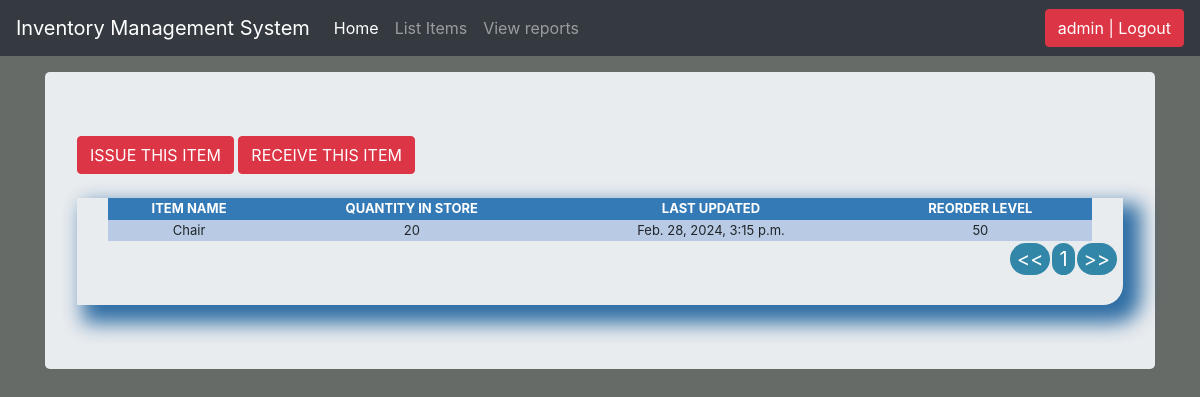
The page /stock_detail/2 (signed in) on the database as committed earlier.
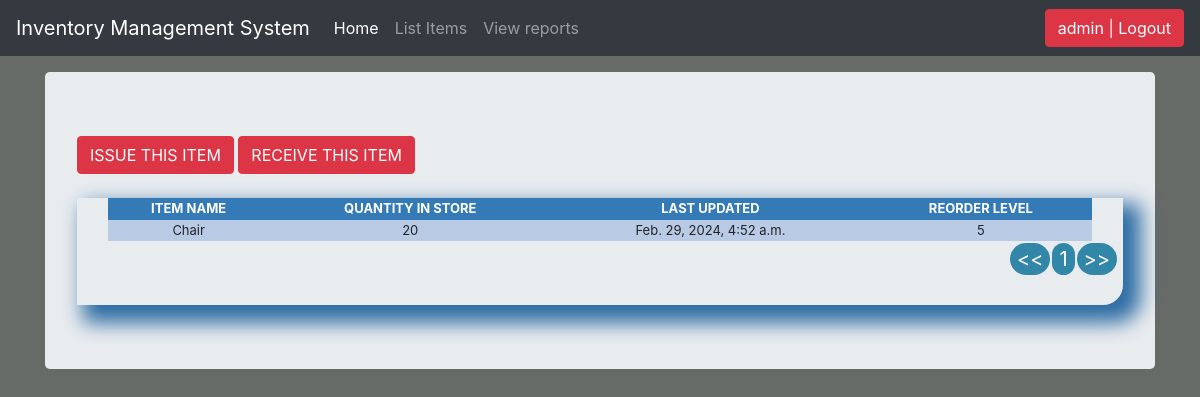
The same page on the database as committed later.
### ims/models.py (models this page shows, shortened)
class Stock(models.Model):
    category = models.ForeignKey(
        Category, on_delete=models.CASCADE, blank=True)
    item_name = models.CharField(max_length=50, blank=True, null=True)
    quantity = models.IntegerField(default="0", blank=True, null=True)
    receive_quantity = models.IntegerField(default="0", blank=True, null=True)
    receive_by = models.CharField(max_length=50, blank=True, null=True)
    issue_quantity = models.IntegerField(default="0", blank=True, null=True)
    issue_by = models.CharField(max_length=50, blank=True, null=True)
    issue_to = models.CharField(max_length=50, blank=True, null=True)
    phone_number = models.CharField(max_length=50, blank=True, null=True)
    created_by = models.CharField(max_length=50, blank=True, null=True)
    reorder_level = models.IntegerField(default="0", blank=True, null=True)
    last_updated = models.DateTimeField(auto_now_add=False, auto_now=True)
    timestamp = models.DateTimeField(auto_now_add=True, auto_now=False)

### ims/views.py (the view)
# urls.py: path('stock_detail/<str:pk>', stock_detail, name="stock_detail"),
@login_required
def stock_detail(request, pk):
    queryset = Stock.objects.get(id=pk)
    context = {
        "queryset": queryset,
    }
    return render(request, "stock_detail.html", context)

### ims/templates/stock_detail.html (shortened to what this page needs)
{% load static %} {% load crispy_forms_tags %}
<!DOCTYPE html>
<html lang="en">
  <head>
    <link
      rel="stylesheet"
      href="{% static 'js/jquery-ui-1.13.2/jquery-ui.min.css' %}"
    />
    <link
      rel="stylesheet"
      href="{% static 'js/jquery-ui-1.13.2/jquery-ui.structure.min.css' %}"
    />
    <link
      rel="stylesheet"
      href="{% static 'js/jquery-ui-1.13.2/jquery-ui.theme.min.css' %}"
    />
    <link rel="stylesheet" href="{% static 'css/bootstrap.min.css' %}" />
    <link rel="stylesheet" href="{% static 'css/styles.css' %}" />
    <link rel="stylesheet" href="{% static 'js/nprogress/nprogress.css' %}" />
    <link rel="stylesheet" href="{% static 'css/navbar-top-fixed.css' %}" />
  </head>
  <body>
    {% include 'navbar.html' %}
    <main role="main" class="container">
      <div class="jumbotron">
        <a href="{% url 'issue_items' queryset.id %}" class="btn btn-danger"
          ><div>ISSUE THIS ITEM</div></a
        >
        <a href="{% url 'receive_items' queryset.id %}" class="btn btn-danger"
          ><div>RECEIVE THIS ITEM</div>
        </a>
        <br />
        <br />
        <div class="display-table">
          <table>
            <thead>
              <tr>
                <th>ITEM NAME</th>
                <th>QUANTITY IN STORE</th>
                <th>LAST UPDATED</th>
                <th>REORDER LEVEL</th>
              </tr>
            </thead>
            <tr>
              <td>{{queryset.item_name}}</td>
              <td>{{queryset.quantity}}</td>
              <td>{{queryset.last_updated}}</td>
              <td>{{queryset.reorder_level}}</td>
            </tr>
          </table>
        </div>
      </div>
    </main>
  </body>
</html>

Rows that differ between the two databases and show on the page:
changed Stock "Chair": last_updated "Feb. 28, 2024, 3:15 p.m." → "Feb. 29, 2024, 4:52 a.m."; reorder_level "50" → "5"
